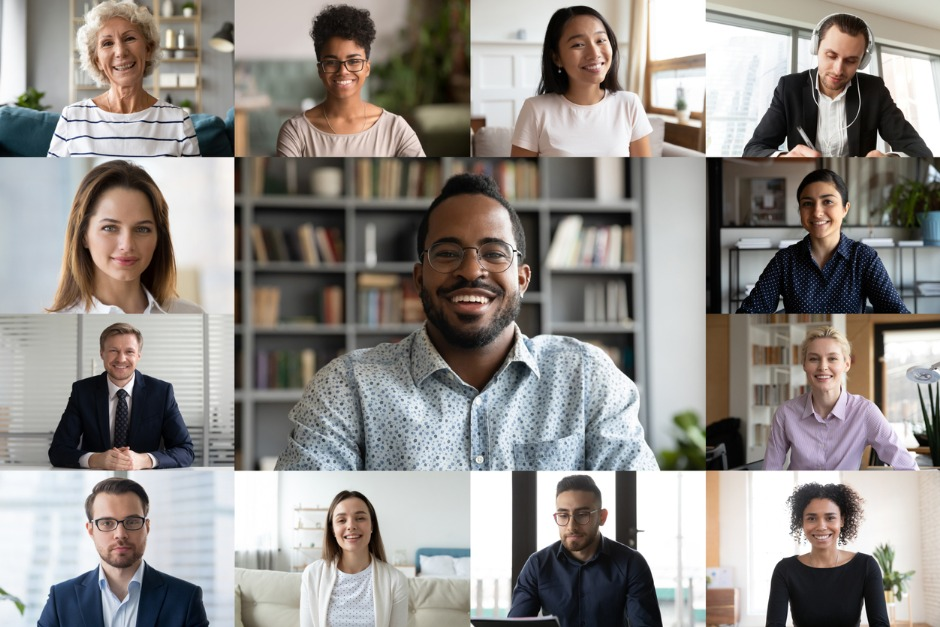
#> input picture test_images/13.jpg, 940 x 627 px, found by its file name
$ python comparing_classifiers.py
#> lines starting #> are read from the running program, lines starting #| are printed output that depends on the picture
import cv2
from time import time
import matplotlib.pyplot as plt

print("running...")

start = time()

IMG_PATH = 'test_images/13.jpg'

img = cv2.imread(IMG_PATH)
#> img is the input picture: shape (627, 940, 3); mean B, G, R 138.1, 142.2, 146.4
img = cv2.cvtColor(img, cv2.COLOR_BGR2BGRA)
#> img: shape (627, 940, 4)

classifiers_list = [
    'haarcascade_frontalface_alt.xml',
    'haarcascade_frontalface_alt2.xml',
    'haarcascade_frontalface_alt_tree.xml',
    'haarcascade_frontalface_default.xml',
    'haarcascade_profileface.xml',
]


fig, axs = plt.subplots(ncols=3, nrows=2)  # ax is a list of axes
fig.suptitle(f'Haar Cascade classifier')

flatten_axs = axs.ravel()

flatten_axs[0].imshow(cv2.cvtColor(img, cv2.COLOR_BGR2RGB))
flatten_axs[0].set_title("Original", fontsize=10)

index = 0
for classifier in classifiers_list:

    face_detection = cv2.CascadeClassifier(cv2.data.haarcascades + classifier)
    faces = face_detection.detectMultiScale(img,1.01,10)

    num_face = 0
    for x, y, w, h in faces:
        cv2.rectangle(img, (x,y), (x+w,y+h), (0,0,255), 10)
        num_face += 1

    # num_face = len(faces)
    index = index + 1
    flatten_axs[index].imshow(cv2.cvtColor(img, cv2.COLOR_BGR2RGB))
    flatten_axs[index].set_title(classifier[12:] + f'\nDetected Faces: {num_face}', fontsize=10)
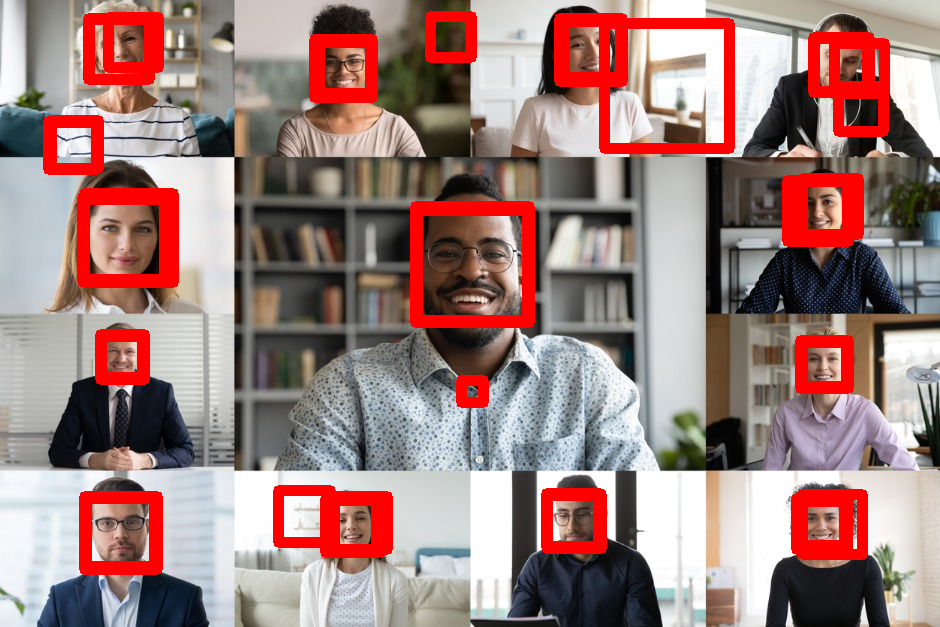
#> img: shape (627, 940, 4); mean B, G, R, A 125.5, 128.6, 158.5, 228
#> after the loop, index = 5


plt.show()
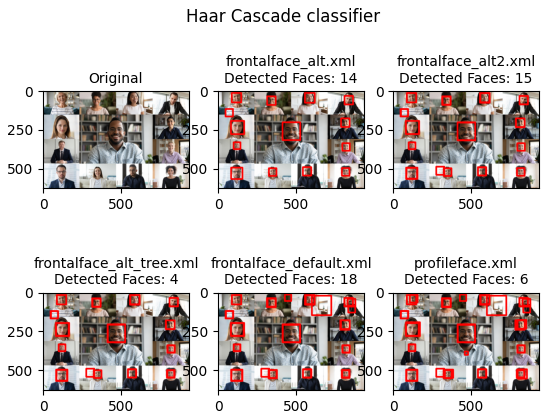
#> figure drawn by matplotlib, 6 panels
